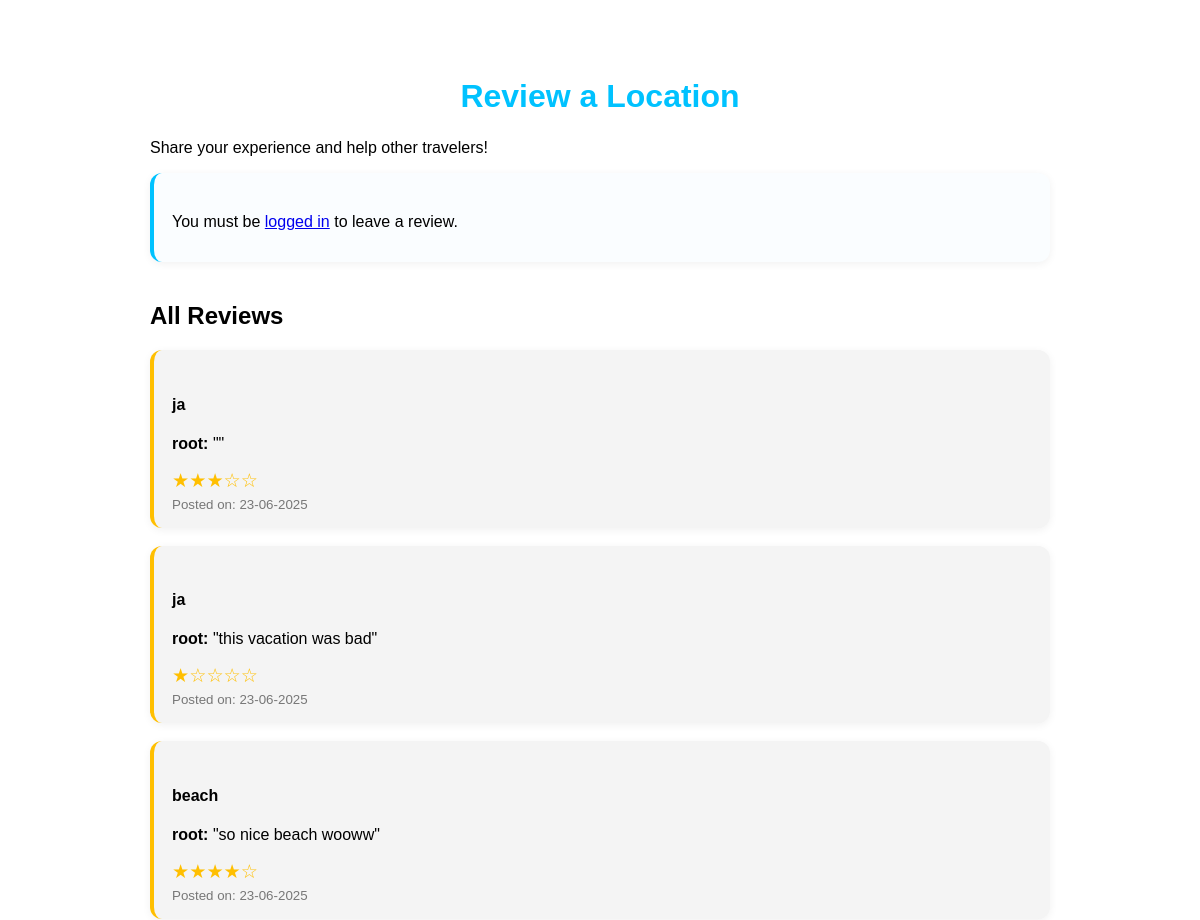
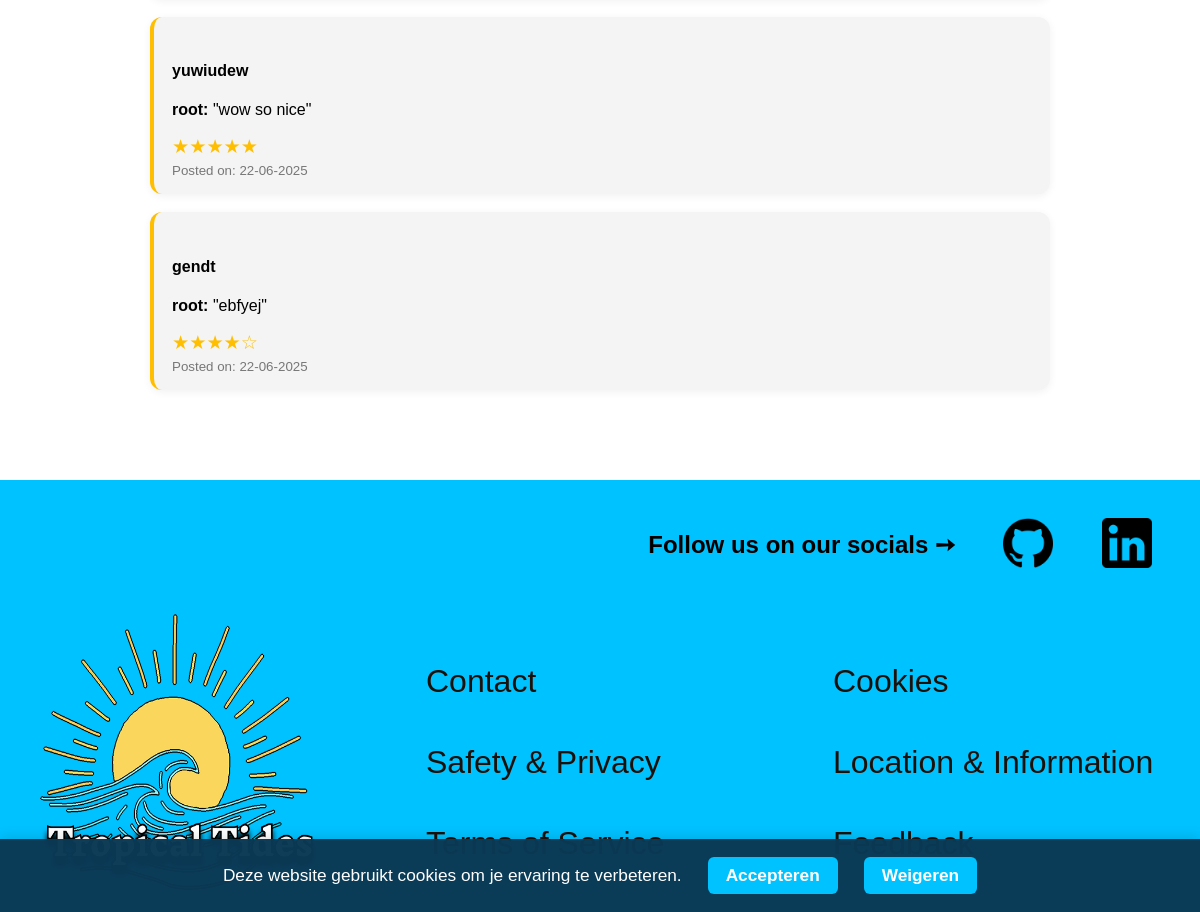
Before: /Tropical-Tides/feedback.php (lower part) with the older database file (2 pictures, top to bottom).
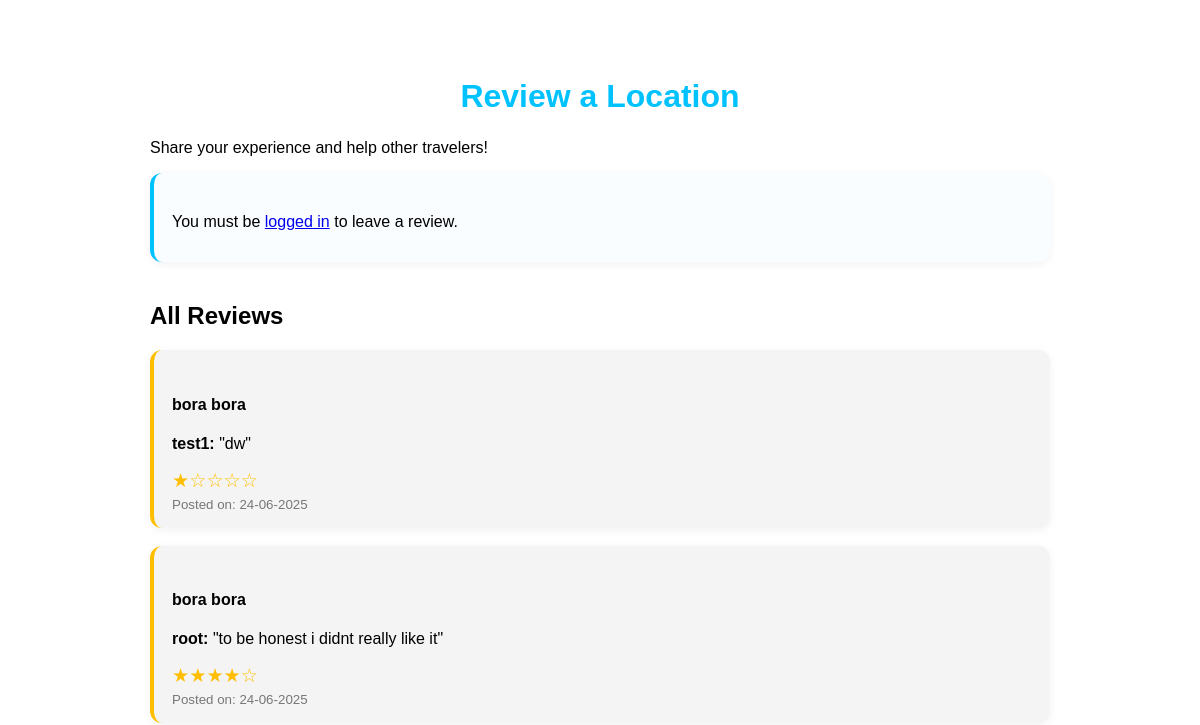
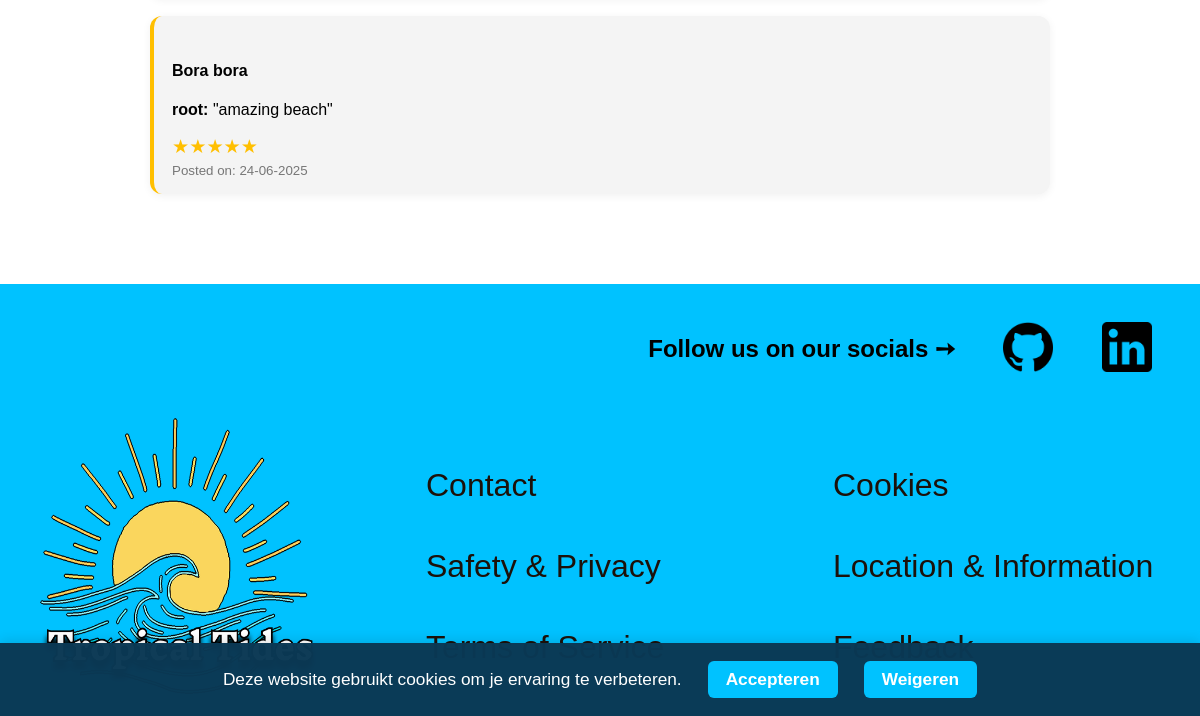
After: the same page with the newer database file (2 pictures, top to bottom).
### tables this page shows
CREATE TABLE `feedback` (
  `id` int(11) NOT NULL,
  `plaats` varchar(255) DEFAULT NULL,
  `user_name` varchar(100) NOT NULL,
  `user_email` varchar(100) NOT NULL,
  `user_description` text DEFAULT NULL,
  `user_rating` int(100) NOT NULL,
  `user_review` text DEFAULT NULL,
  `created_at` timestamp NOT NULL DEFAULT current_timestamp()
);

### Tropical-Tides/feedback.php (the view, shortened to what this page needs)
<?php
include('dbcalls/conn.php');
$locations_stmt = $conn->prepare("SELECT DISTINCT plaats FROM booking ORDER BY plaats ASC");
$locations_stmt->execute();
$locations = $locations_stmt->fetchAll(PDO::FETCH_COLUMN);
$feedback_stmt = $conn->prepare("SELECT * FROM feedback ORDER BY created_at DESC");
$feedback_stmt->execute();
$feedbacks = $feedback_stmt->fetchAll();
function generate_stars($rating) {
    $stars = '';
    for ($i = 1; $i <= 5; $i++) {
        $stars .= $i <= $rating ? '&#9733;' : '&#9734;';
    }
    return $stars;
}
?>
<!doctype html>
<html lang="en">
<head>
    <link rel="stylesheet" href="assets/css/style.css">
</head>
<body>
            <?php include "include/header.php"; ?>
    <div class="admin-dashboard-container" style="margin: 40px auto; max-width: 900px;">
        <h1>Review a Location</h1>
        <p>Share your experience and help other travelers!</p>
        <div class="crud-item">
            <?php if (isset($_SESSION['user_id'])): ?>
                <p style="margin-bottom: 15px;">You leave a review when: <strong><?php echo htmlspecialchars($_SESSION['name']); ?></strong></p>
                <form action="include/feedback-action.php" method="post" class="crud-form" style="padding-top: 10px;">
                    <label for="plaats">Choose a location:</label>
                    <select name="plaats" id="plaats" required style="flex: 2 1 200px; padding: 8px 12px; border: 1px solid #cce7f6; border-radius: 6px; background: #f4faff;">
                        <?php foreach ($locations as $location): ?>
                            <option value="<?php echo htmlspecialchars($location); ?>"><?php echo htmlspecialchars($location); ?></option>
                        <?php endforeach; ?>
                    </select>
                    <label for="user_rating">Rating:</label>
                    <div class="star-rating">
                        <input type="radio" id="5-stars" name="user_rating" value="5" required/><label for="5-stars" class="star">&#9733;</label>
                        <input type="radio" id="4-stars" name="user_rating" value="4" /><label for="4-stars" class="star">&#9733;</label>
                        <input type="radio" id="3-stars" name="user_rating" value="3" /><label for="3-stars" class="star">&#9733;</label>
                        <input type="radio" id="2-stars" name="user_rating" value="2" /><label for="2-stars" class="star">&#9733;</label>
                        <input type="radio" id="1-star" name="user_rating" value="1" /><label for="1-star" class="star">&#9733;</label>
                    </div>
                    <label for="user_review">Note:</label>
                    <textarea name="user_review" id="user_review" rows="2" style="width:100%; border-radius:6px; padding:8px;"></textarea>
                    <input type="submit" name="feedback_submit" value="Leave a review">
                </form>
            <?php else: ?>
                <p style="margin-bottom: 15px;">You must be <a href="auth-views/login.php">logged in</a> to leave a review.</p>
            <?php endif; ?>
        </div>
        <h2 style="margin-top: 40px;">All Reviews</h2>
        <?php if (empty($feedbacks)): ?>
            <p>There are no reviews yet. Be the first.!</p>
        <?php else: ?>
            <?php foreach ($feedbacks as $fb): ?>
                <div class="crud-item" style="background: #f4f4f4; margin-top: 10px; border-left-color: #ffbf00;">
                    <h4><?php echo htmlspecialchars($fb['plaats']); ?></h4>
                    <p><strong><?php echo htmlspecialchars($fb['user_name']); ?>:</strong> "<?php echo htmlspecialchars($fb['user_review']); ?>"</p>
                    <div class="stars-display"><?php echo generate_stars($fb['user_rating']); ?></div>
                    <small style="display: block; color: #777; margin-top: 5px;">Posted on: <?php echo date('d-m-Y', strtotime($fb['created_at'])); ?></small>
                </div>
            <?php endforeach; ?>
        <?php endif; ?>
    </div>
    <?php include "include/footer.php"; ?>
</body>
</html>

Changed rows visible on the page:
removed feedback: plaats "ja", user_name "root", user_rating "★★★☆☆", created_at "23-06-2025"
removed feedback: plaats "ja", user_name "root", user_review "this vacation was bad", user_rating "★☆☆☆☆", created_at "23-06-2025"
removed feedback: plaats "beach", user_name "root", user_review "so nice beach wooww", user_rating "★★★★☆", created_at "23-06-2025"
removed feedback: plaats "yuwiudew", user_name "root", user_review "wow so nice", user_rating "★★★★★", created_at "22-06-2025"
removed feedback: plaats "gendt", user_name "root", user_review "ebfyej", user_rating "★★★★☆", created_at "22-06-2025"
added feedback: plaats "bora bora", user_name "test1", user_review "dw", user_rating "★☆☆☆☆", created_at "24-06-2025"
added feedback: plaats "bora bora", user_name "root", user_review "to be honest i didnt really like it", user_rating "★★★★☆", created_at "24-06-2025"
added feedback: plaats "Bora bora", user_name "root", user_review "amazing beach", user_rating "★★★★★", created_at "24-06-2025"
